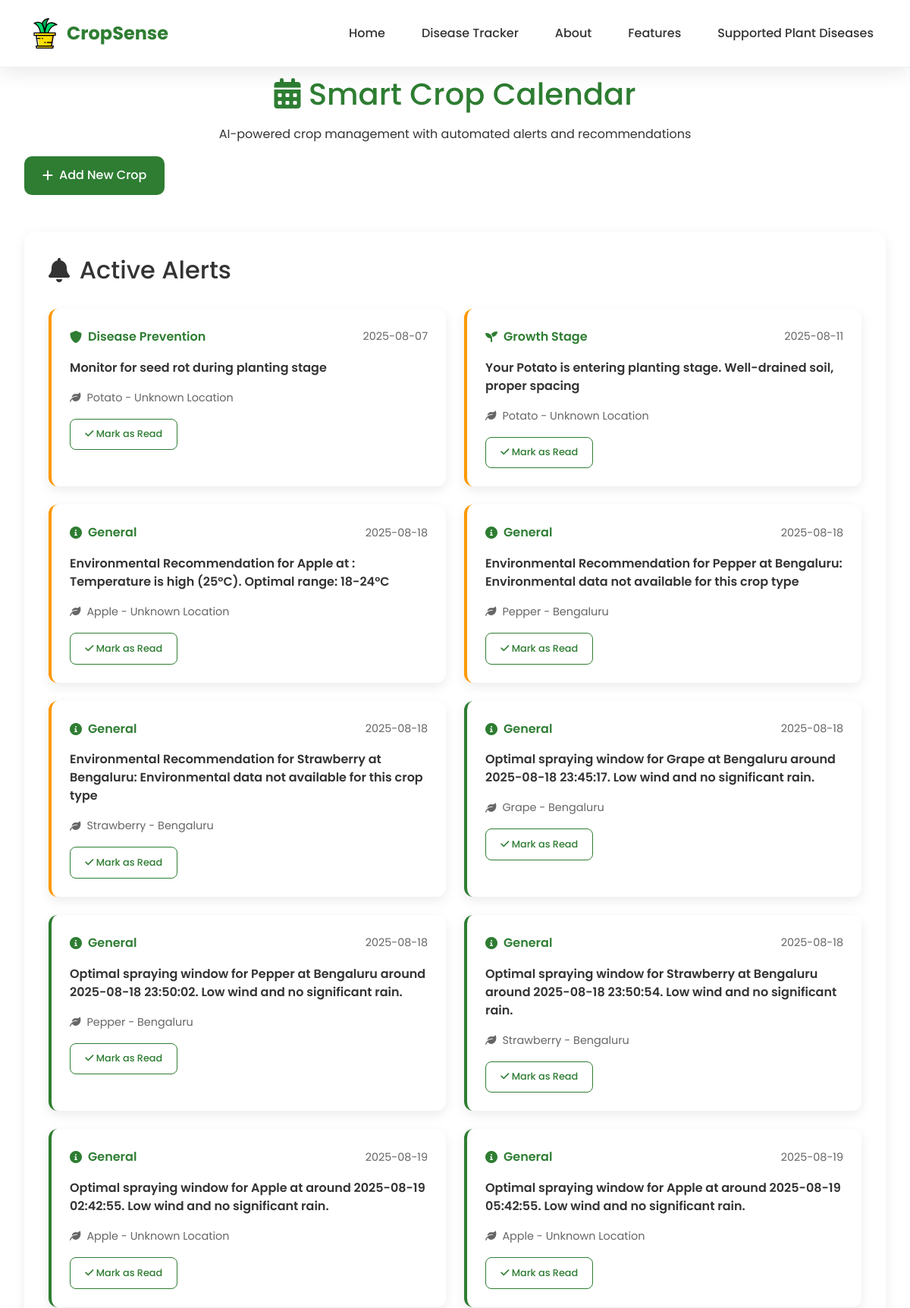
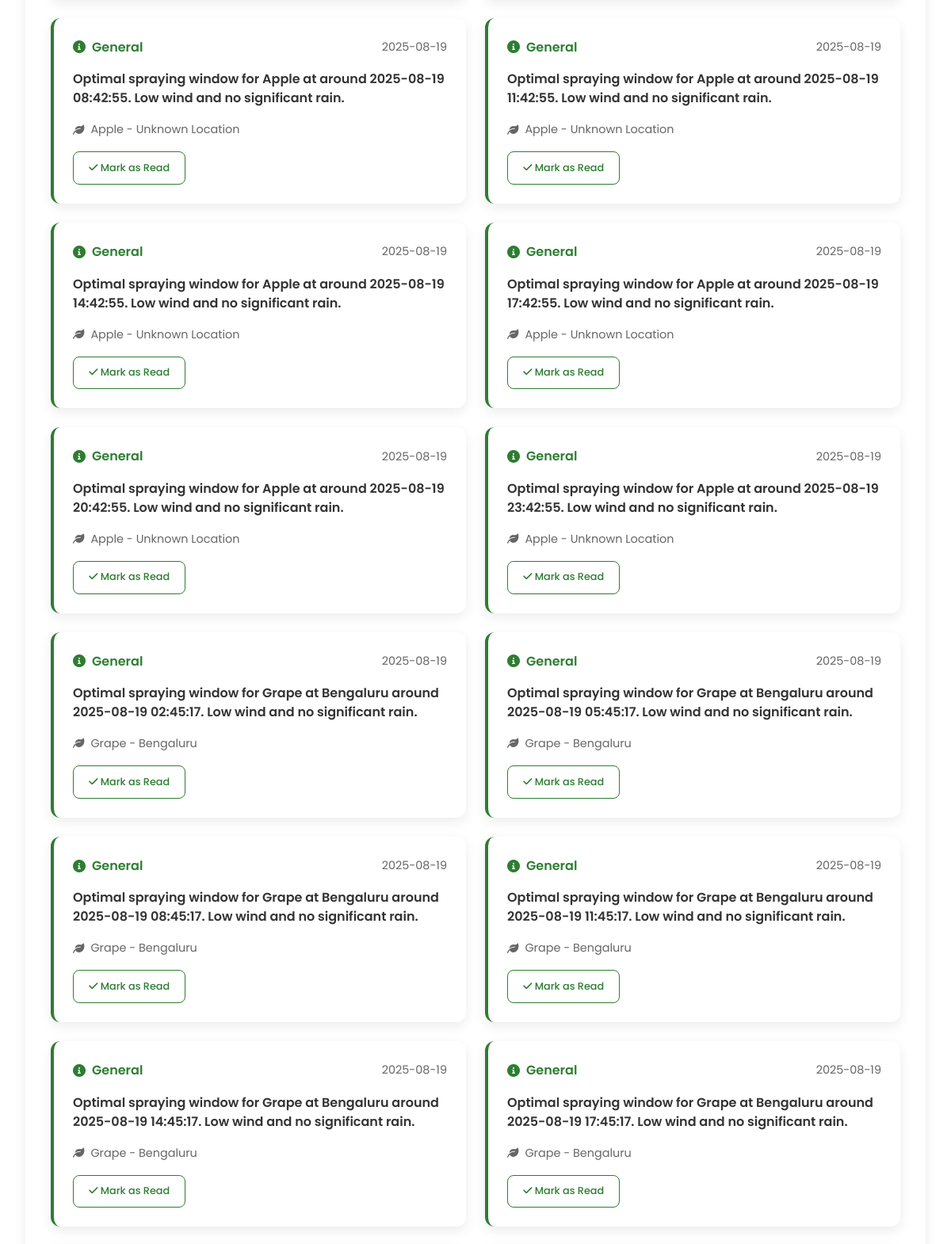
Screenshot of /crop-calendar (upper part) with the database file from the repository (2 pictures, top to bottom).
### tables this page shows
CREATE TABLE calendar_alerts (
                id INTEGER PRIMARY KEY AUTOINCREMENT,
                calendar_id INTEGER,
                alert_type TEXT NOT NULL,
                alert_date TEXT NOT NULL,
                message TEXT NOT NULL,
                is_read BOOLEAN DEFAULT FALSE,
                priority TEXT DEFAULT 'medium',
                FOREIGN KEY (calendar_id) REFERENCES crop_calendar (id)
            );

CREATE TABLE crop_calendar (
                id INTEGER PRIMARY KEY AUTOINCREMENT,
                user_id TEXT,
                crop_type TEXT NOT NULL,
                planting_date TEXT NOT NULL,
                field_location TEXT,
                variety TEXT,
                expected_harvest TEXT,
                current_stage TEXT,
                created_date TEXT NOT NULL
            );

### app.py (the view)
@app.route('/crop-calendar')
def crop_calendar_page():
    try:
        alerts = crop_calendar.get_active_alerts()
        schedule = crop_calendar.get_crop_schedule()
        return render_template('crop_calendar.html', alerts=alerts, schedule=schedule)
    except Exception as e:
        return f"Error loading crop calendar: {str(e)}", 500

### crop_calendar.py (called while the page is built)
    def get_active_alerts(self, user_id="default"):
        conn = None
        try:
            conn = sqlite3.connect(self.db_path, timeout=30.0)
            cursor = conn.cursor()
            today = datetime.now().strftime('%Y-%m-%d')
            cursor.execute('''
                SELECT ca.*, cc.crop_type, cc.field_location
                FROM calendar_alerts ca
                JOIN crop_calendar cc ON ca.calendar_id = cc.id
                WHERE cc.user_id = ? AND ca.alert_date <= ? AND ca.is_read = FALSE
                ORDER BY ca.priority DESC, ca.alert_date ASC
            ''', (user_id, today))
            alerts = cursor.fetchall()
            return alerts
        except Exception as e:
            print(f"Error getting alerts: {e}")
            return []
        finally:
            if conn:
                conn.close()

    def calculate_current_stage(self, crop_type, days_since_planting):
        stages = self.crop_stages.get(crop_type, {})
        cumulative_days = 0
        for stage_name, stage_info in stages.items():
            cumulative_days += stage_info['days']
            if days_since_planting <= cumulative_days:
                return stage_name
        return 'mature'

### templates/crop_calendar.html (shortened to what this page needs)
<!DOCTYPE html>
<html lang="en">
<head>
    <link rel="stylesheet" href="../static/css/bootstrap.min.css">
    <link rel="stylesheet" href="../static/css/style.css">
    <link href="https://cdnjs.cloudflare.com/ajax/libs/font-awesome/6.0.0/css/all.min.css" rel="stylesheet">
</head>
<body>
    <nav class="modern-navbar">
        <div class="nav-container">
            <div class="nav-brand">
                <img src="../static/images/logo.svg" alt="CropSense" class="nav-logo">
                <span class="brand-text">CropSense</span>
            </div>
            <div class="nav-links">
                <a href="/" class="nav-link">Home</a>
                <a href="/disease-tracker" class="nav-link">Disease Tracker</a>
                <a href="/#about" class="nav-link">About</a>
                <a href="/#features" class="nav-link">Features</a>
                <a href="/#supported-diseases" class="nav-link">Supported Plant Diseases</a>
            </div>
        </div>
    </nav>
    <div class="calendar-container">
        <div class="calendar-header">
            <h1><i class="fas fa-calendar-alt"></i> Smart Crop Calendar</h1>
            <p>AI-powered crop management with automated alerts and recommendations</p>
            <button class="btn-primary" onclick="showAddCropModal()">
                <i class="fas fa-plus"></i> Add New Crop
            </button>
        </div>
        {% if alerts %}
        <div class="alerts-section">
            <h2><i class="fas fa-bell"></i> Active Alerts</h2>
            <div class="alerts-grid">
                {% for alert in alerts %}
                <div class="alert-card priority-{{alert[6]}}">
                    <div class="alert-header">
                        <div class="alert-type">
                            {% if alert[2] == 'disease_prevention' %}
                            <i class="fas fa-shield-alt"></i> Disease Prevention
                            {% elif alert[2] == 'stage_transition' %}
                            <i class="fas fa-seedling"></i> Growth Stage
                            {% else %}
                            <i class="fas fa-info-circle"></i> General
                            {% endif %}
                        </div>
                        <div class="alert-date">{{alert[3]}}</div>
                    </div>
                    <div class="alert-message">{{alert[4]}}</div>
                    <div class="alert-crop">
                        <i class="fas fa-leaf"></i> {{alert[7]}} - {{alert[8] or 'Unknown Location'}}
                    </div>
                    <button class="btn-sm btn-outline" onclick="markAlertRead({{alert[0]}})">
                        <i class="fas fa-check"></i> Mark as Read
                    </button>
                </div>
                {% endfor %}
            </div>
        </div>
        {% endif %}
    </div>
</body>
</html>

### templates/crop_calendar.html (style rules this page uses)
.calendar-container { max-width: 1400px; margin: 0 auto; padding: 100px 2rem 2rem; }
.calendar-header { text-align: center; margin-bottom: 3rem; }
.calendar-header h1 { color: #2e7d32; margin-bottom: 1rem; }
.alerts-section, .schedule-section { margin-bottom: 3rem; }
.alerts-section h2, .schedule-section h2 { color: #333; margin-bottom: 2rem; display: flex; align-items: center; gap: 0.8rem; }
.alerts-grid { display: grid; grid-template-columns: repeat(auto-fit, minmax(350px, 1fr)); gap: 1.5rem; }
.alert-card { background: white; padding: 1.5rem; border-radius: 12px; box-shadow: 0 5px 15px rgba(0, 0, 0, 0.08); border-left: 4px solid #2e7d32; }
.alert-card.priority-medium { border-left-color: #ff9800; }
.alert-header { display: flex; justify-content: space-between; align-items: center; margin-bottom: 1rem; }
.alert-type { font-weight: 600; color: #2e7d32; display: flex; align-items: center; gap: 0.5rem; }
.alert-date { color: #666; font-size: 0.9rem; }
.alert-message { color: #333; margin-bottom: 1rem; line-height: 1.5; }
.alert-crop { color: #666; font-size: 0.9rem; margin-bottom: 1rem; display: flex; align-items: center; gap: 0.5rem; }

### rows the page displays
calendar_alerts: shows "Disease Prevention", alert_date "2025-08-07", message "Monitor for seed rot during planting stage", crop_type "Potato", field_location "Unknown Location"
calendar_alerts: alert_type "stage_transition" (drawn), alert_date "2025-08-11", message "Your Potato is entering planting stage. Well-drained soil, proper spacing", crop_type "Potato", field_location "Unknown Location"
calendar_alerts: shows "General", alert_date "2025-08-18", message "Environmental Recommendation for Apple at : Temperature is high (25°C). Optimal range: 18-24°C", crop_type "Apple", field_location "Unknown Location"
calendar_alerts: shows "General", alert_date "2025-08-18", message "Environmental Recommendation for Pepper at Bengaluru: Environmental data not available for this crop type", crop_type "Pepper", field_location "Bengaluru"
calendar_alerts: shows "General", alert_date "2025-08-18", message "Environmental Recommendation for Strawberry at Bengaluru: Environmental data not available for this crop type", crop_type "Strawberry", field_location "Bengaluru"
calendar_alerts: alert_type "General", alert_date "2025-08-18", message "Optimal spraying window for Grape at Bengaluru around 2025-08-18 23:45:17. Low wind and no significant rain.", crop_type "Grape", field_location "Bengaluru"
calendar_alerts: alert_type "General", alert_date "2025-08-18", message "Optimal spraying window for Pepper at Bengaluru around 2025-08-18 23:50:02. Low wind and no significant rain.", crop_type "Pepper", field_location "Bengaluru"
calendar_alerts: alert_type "General", alert_date "2025-08-18", message "Optimal spraying window for Strawberry at Bengaluru around 2025-08-18 23:50:54. Low wind and no significant rain.", crop_type "Strawberry", field_location "Bengaluru"
calendar_alerts: alert_type "General", alert_date "2025-08-19", message "Optimal spraying window for Apple at around 2025-08-19 02:42:55. Low wind and no significant rain.", crop_type "Apple", field_location "Unknown Location"
calendar_alerts: alert_type "General", alert_date "2025-08-19", message "Optimal spraying window for Apple at around 2025-08-19 05:42:55. Low wind and no significant rain.", crop_type "Apple", field_location "Unknown Location"
calendar_alerts: alert_type "General", alert_date "2025-08-19", message "Optimal spraying window for Apple at around 2025-08-19 08:42:55. Low wind and no significant rain.", crop_type "Apple", field_location "Unknown Location"
calendar_alerts: alert_type "General", alert_date "2025-08-19", message "Optimal spraying window for Apple at around 2025-08-19 11:42:55. Low wind and no significant rain.", crop_type "Apple", field_location "Unknown Location"
calendar_alerts: alert_type "General", alert_date "2025-08-19", message "Optimal spraying window for Apple at around 2025-08-19 14:42:55. Low wind and no significant rain.", crop_type "Apple", field_location "Unknown Location"
calendar_alerts: alert_type "General", alert_date "2025-08-19", message "Optimal spraying window for Apple at around 2025-08-19 17:42:55. Low wind and no significant rain.", crop_type "Apple", field_location "Unknown Location"
calendar_alerts: alert_type "General", alert_date "2025-08-19", message "Optimal spraying window for Apple at around 2025-08-19 20:42:55. Low wind and no significant rain.", crop_type "Apple", field_location "Unknown Location"
calendar_alerts: alert_type "General", alert_date "2025-08-19", message "Optimal spraying window for Apple at around 2025-08-19 23:42:55. Low wind and no significant rain.", crop_type "Apple", field_location "Unknown Location"
calendar_alerts: alert_type "General", alert_date "2025-08-19", message "Optimal spraying window for Grape at Bengaluru around 2025-08-19 02:45:17. Low wind and no significant rain.", crop_type "Grape", field_location "Bengaluru"
calendar_alerts: alert_type "General", alert_date "2025-08-19", message "Optimal spraying window for Grape at Bengaluru around 2025-08-19 05:45:17. Low wind and no significant rain.", crop_type "Grape", field_location "Bengaluru"
calendar_alerts: alert_type "General", alert_date "2025-08-19", message "Optimal spraying window for Grape at Bengaluru around 2025-08-19 08:45:17. Low wind and no significant rain.", crop_type "Grape", field_location "Bengaluru"
calendar_alerts: alert_type "General", alert_date "2025-08-19", message "Optimal spraying window for Grape at Bengaluru around 2025-08-19 11:45:17. Low wind and no significant rain.", crop_type "Grape", field_location "Bengaluru"
calendar_alerts: alert_type "General", alert_date "2025-08-19", message "Optimal spraying window for Grape at Bengaluru around 2025-08-19 14:45:17. Low wind and no significant rain.", crop_type "Grape", field_location "Bengaluru"
calendar_alerts: alert_type "General", alert_date "2025-08-19", message "Optimal spraying window for Grape at Bengaluru around 2025-08-19 17:45:17. Low wind and no significant rain.", crop_type "Grape", field_location "Bengaluru"
